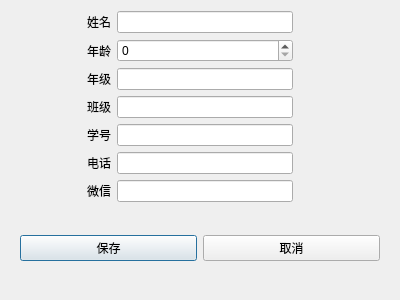
<?xml version="1.0" encoding="UTF-8"?>
<ui version="4.0">
 <class>Dlg_AddStu</class>
 <widget class="QDialog" name="Dlg_AddStu">
  <property name="geometry">
   <rect>
    <x>0</x>
    <y>0</y>
    <width>400</width>
    <height>300</height>
   </rect>
  </property>
  <property name="windowTitle">
   <string>添加学生</string>
  </property>
  <layout class="QGridLayout" name="gridLayout_2">
   <item row="0" column="1">
    <widget class="QLineEdit" name="le_name"/>
   </item>
   <item row="6" column="1">
    <widget class="QLineEdit" name="le_wechat"/>
   </item>
   <item row="0" column="0">
    <widget class="QLabel" name="label">
     <property name="minimumSize">
      <size>
       <width>100</width>
       <height>0</height>
      </size>
     </property>
     <property name="text">
      <string>姓名</string>
     </property>
     <property name="alignment">
      <set>Qt::AlignRight|Qt::AlignTrailing|Qt::AlignVCenter</set>
     </property>
    </widget>
   </item>
   <item row="6" column="0">
    <widget class="QLabel" name="label_7">
     <property name="minimumSize">
      <size>
       <width>100</width>
       <height>0</height>
      </size>
     </property>
     <property name="text">
      <string>微信</string>
     </property>
     <property name="alignment">
      <set>Qt::AlignRight|Qt::AlignTrailing|Qt::AlignVCenter</set>
     </property>
    </widget>
   </item>
   <item row="1" column="1">
    <widget class="QSpinBox" name="sb_age">
     <property name="maximum">
      <number>100</number>
     </property>
    </widget>
   </item>
   <item row="3" column="0">
    <widget class="QLabel" name="label_4">
     <property name="minimumSize">
      <size>
       <width>100</width>
       <height>0</height>
      </size>
     </property>
     <property name="text">
      <string>班级</string>
     </property>
     <property name="alignment">
      <set>Qt::AlignRight|Qt::AlignTrailing|Qt::AlignVCenter</set>
     </property>
    </widget>
   </item>
   <item row="4" column="0">
    <widget class="QLabel" name="label_5">
     <property name="minimumSize">
      <size>
       <width>100</width>
       <height>0</height>
      </size>
     </property>
     <property name="text">
      <string>学号</string>
     </property>
     <property name="alignment">
      <set>Qt::AlignRight|Qt::AlignTrailing|Qt::AlignVCenter</set>
     </property>
    </widget>
   </item>
   <item row="4" column="1">
    <widget class="QLineEdit" name="le_seq"/>
   </item>
   <item row="2" column="1">
    <widget class="QLineEdit" name="le_grade"/>
   </item>
   <item row="1" column="0">
    <widget class="QLabel" name="label_2">
     <property name="minimumSize">
      <size>
       <width>100</width>
       <height>0</height>
      </size>
     </property>
     <property name="text">
      <string>年龄</string>
     </property>
     <property name="alignment">
      <set>Qt::AlignRight|Qt::AlignTrailing|Qt::AlignVCenter</set>
     </property>
    </widget>
   </item>
   <item row="3" column="1">
    <widget class="QLineEdit" name="le_class"/>
   </item>
   <item row="1" column="2">
    <spacer name="horizontalSpacer">
     <property name="orientation">
      <enum>Qt::Horizontal</enum>
     </property>
     <property name="sizeType">
      <enum>QSizePolicy::Minimum</enum>
     </property>
     <property name="sizeHint" stdset="0">
      <size>
       <width>90</width>
       <height>20</height>
      </size>
     </property>
    </spacer>
   </item>
   <item row="2" column="0">
    <widget class="QLabel" name="label_3">
     <property name="minimumSize">
      <size>
       <width>100</width>
       <height>0</height>
      </size>
     </property>
     <property name="text">
      <string>年级</string>
     </property>
     <property name="alignment">
      <set>Qt::AlignRight|Qt::AlignTrailing|Qt::AlignVCenter</set>
     </property>
    </widget>
   </item>
   <item row="5" column="0">
    <widget class="QLabel" name="label_6">
     <property name="minimumSize">
      <size>
       <width>100</width>
       <height>0</height>
      </size>
     </property>
     <property name="text">
      <string>电话</string>
     </property>
     <property name="alignment">
      <set>Qt::AlignRight|Qt::AlignTrailing|Qt::AlignVCenter</set>
     </property>
    </widget>
   </item>
   <item row="5" column="1">
    <widget class="QLineEdit" name="le_phone"/>
   </item>
   <item row="7" column="0" colspan="3">
    <widget class="QWidget" name="widget" native="true">
     <layout class="QGridLayout" name="gridLayout">
      <item row="0" column="0">
       <widget class="QPushButton" name="btn_save">
        <property name="text">
         <string>保存</string>
        </property>
       </widget>
      </item>
      <item row="0" column="1">
       <widget class="QPushButton" name="pushButton_2">
        <property name="text">
         <string>取消</string>
        </property>
       </widget>
      </item>
     </layout>
    </widget>
   </item>
  </layout>
 </widget>
 <tabstops>
  <tabstop>le_name</tabstop>
  <tabstop>sb_age</tabstop>
  <tabstop>le_grade</tabstop>
  <tabstop>le_class</tabstop>
  <tabstop>le_seq</tabstop>
  <tabstop>le_phone</tabstop>
  <tabstop>le_wechat</tabstop>
  <tabstop>btn_save</tabstop>
  <tabstop>pushButton_2</tabstop>
 </tabstops>
 <resources/>
 <connections/>
</ui>
